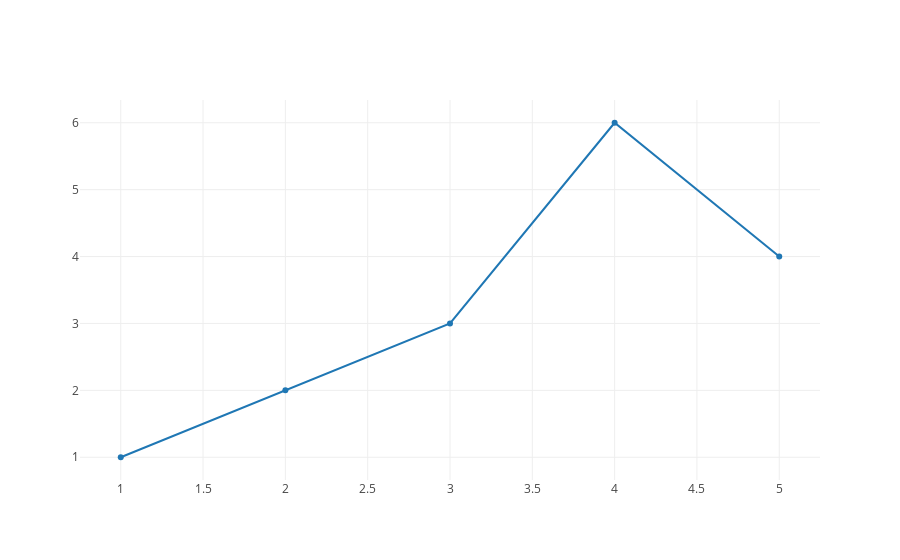

Notebook code for this chart:
### Code cell
iplot([{'x':[1,2,3,4,5], 'y':[1,2,3,6,4,1]}])

### Figure 1 — Plotly figure (JSON) as saved in the notebook; plotly's stock layout.template omitted (floating-point values rounded to 4 significant figures)
{"data": [{"type": "scatter", "uid": "29853b03-a6b6-489e-b1d8-10444252b03c", "x": [1, 2, 3, 4, 5], "y": [1, 2, 3, 6, 4, 1]}], "layout": {}}
